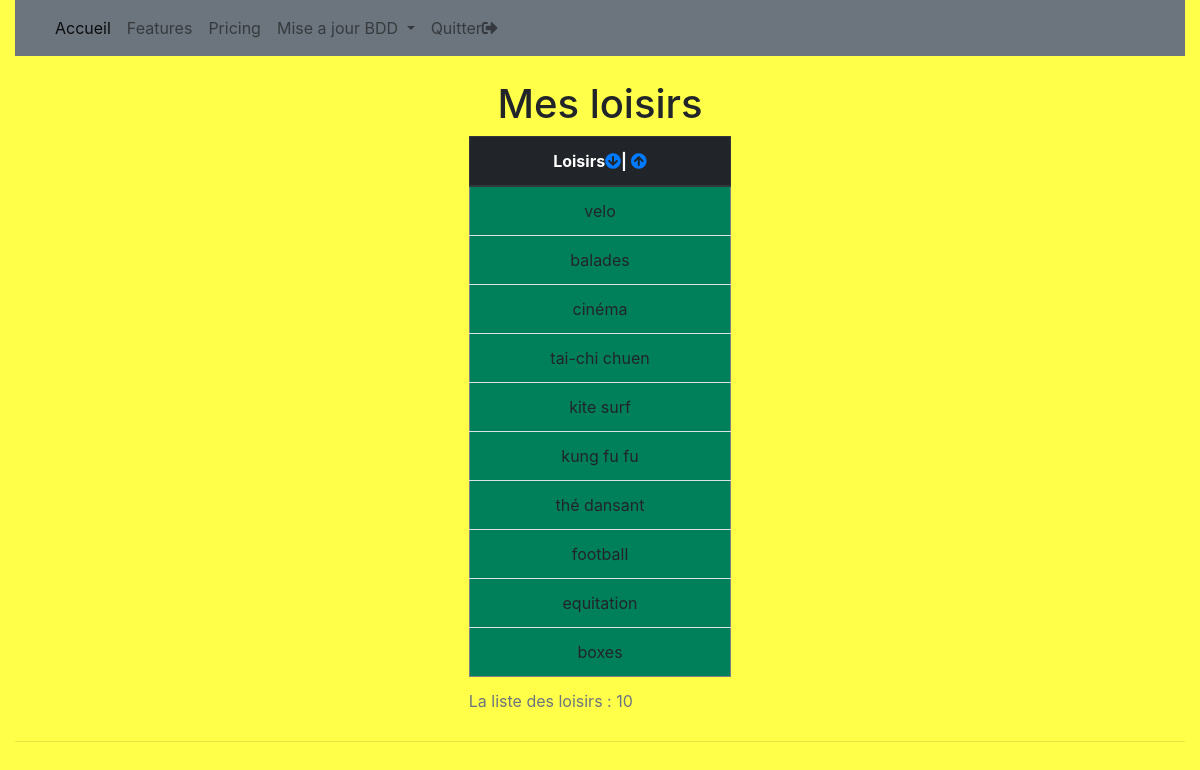
Page /front/loisirs.php on the committed database.
### tables this page shows
CREATE TABLE `t_loisirs` (
  `id_loisir` int(3) NOT NULL,
  `loisir` varchar(200) NOT NULL,
  `id_utilisateur` int(3) NOT NULL
);

### front/loisirs.php (the view, shortened to what this page needs)
<?php require '../admin/connexion.php';
    ?>
<!DOCTYPE html>
<html lang="fr">
<head>
    <link rel="stylesheet" href="https://use.fontawesome.com/releases/v5.3.1/css/all.css">
    <link href="https://stackpath.bootstrapcdn.com/bootstrap/4.1.3/css/bootstrap.min.css" rel="stylesheet">
    <link rel="stylesheet" href="css/style.css">
</head>
<body>
<div class="container-fluid">
<?php require 'navigation.php'; ?>
    <?php
          $sql = $pdoCV->prepare(" SELECT * FROM t_loisirs");
          $sql->execute();
          $nbr_loisirs = $sql->rowCount();
    ?>
    <h1 class="text-center mt-4">Mes loisirs</h1>
    <div class="tableau col-3 mx-auto">
        <table border="1" class="table text-center">
        <caption>La liste des loisirs : <?php echo $nbr_loisirs; ?></caption>
        <thead class="thead-dark">
            <tr>
                <th>Loisirs<a href="loisirs.php?column=loisir&order=asc"><i class="fas fa-arrow-circle-down"></i></a>| <a href="loisirs.php?column=loisir&order=desc"><i class="fas fa-arrow-circle-up"></i></a></th>
            </tr>
        </thead>
<tbody>
    <?php while($ligne_loisir=$sql->fetch())
    {
    ?>
        <tr>
            <td><?php echo $ligne_loisir['loisir']; ?></td>
        </tr>
    <?php
        }
    ?>
    </tbody>
    </table>
    </div>
    <hr>
    </div>
</body>
</html>

### front/css/style.css (style rules this page uses)
body { background: rgba(255, 255, 0, 0.712); }
.table { background: rgb(0, 128, 90); width: 100%; margin-bottom: 1rem; }

### rows in the picture
t_loisirs: loisir "velo"
t_loisirs: loisir "balades"
t_loisirs: loisir "cinéma"
t_loisirs: loisir "tai-chi chuen"
t_loisirs: loisir "kite surf"
t_loisirs: loisir "kung fu fu"
t_loisirs: loisir "thé dansant"
t_loisirs: loisir "football"
t_loisirs: loisir "equitation"
t_loisirs: loisir "boxes"

### other values in the picture
$nbr_loisirs "10"
